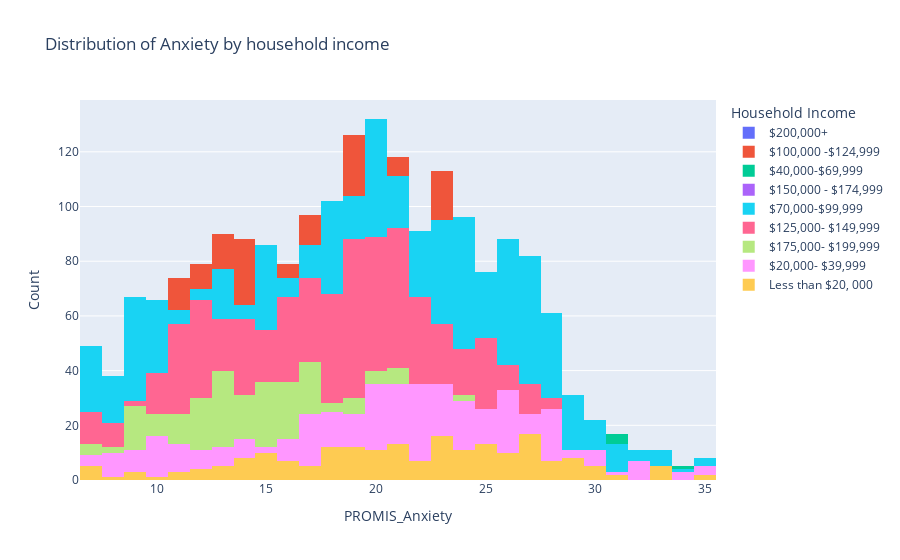

The cell this chart's notebook holds for it:
### Code cell
import plotly.express as px

# get unique categories of income
categories = mental_health["Household_Income"].unique()

for i in categories:
    df = mental_health[mental_health["Household_Income"] == i]
    fig = px.histogram(
        mental_health,
        x="PROMIS_Anxiety",
        color="Household_Income",
        title="Distribution of Anxiety by household income",
        hover_data=mental_health.columns,
    )


fig.update_layout(
    xaxis_title="PROMIS_Anxiety",
    yaxis_title="Count",
    legend_title="Household Income",
    barmode="overlay",  # overlay histogram fro better comparison.
)

fig.show()

### Figure 1 — Plotly figure (JSON) as saved in the notebook; plotly's stock layout.template omitted (floating-point values rounded to 4 significant figures; data arrays with more than 128 entries replaced by an {"elided": "..."} marker saying what was removed)
{"data": [{"bingroup": "x", "hovertemplate": "Household_Income=$200,000+<br>PROMIS_Anxiety=%{x}<br>count=%{y}<extra></extra>", "legendgroup": "$200,000+", "marker": {"color": "#636efa", "pattern": {"shape": ""}}, "name": "$200,000+", "orientation": "v", "showlegend": true, "type": "histogram", "x": {"elided": "1008 float values"}, "xaxis": "x", "yaxis": "y"}, {"bingroup": "x", "hovertemplate": "Household_Income=$100,000 -$124,999<br>PROMIS_Anxiety=%{x}<br>count=%{y}<extra></extra>", "legendgroup": "$100,000 -$124,999", "marker": {"color": "#EF553B", "pattern": {"shape": ""}}, "name": "$100,000 -$124,999", "orientation": "v", "showlegend": true, "type": "histogram", "x": {"elided": "1956 float values"}, "xaxis": "x", "yaxis": "y"}, {"bingroup": "x", "hovertemplate": "Household_Income=$40,000-$69,999<br>PROMIS_Anxiety=%{x}<br>count=%{y}<extra></extra>", "legendgroup": "$40,000-$69,999", "marker": {"color": "#00cc96", "pattern": {"shape": ""}}, "name": "$40,000-$69,999", "orientation": "v", "showlegend": true, "type": "histogram", "x": {"elided": "1433 float values"}, "xaxis": "x", "yaxis": "y"}, {"bingroup": "x", "hovertemplate": "Household_Income=$150,000 - $174,999<br>PROMIS_Anxiety=%{x}<br>count=%{y}<extra></extra>", "legendgroup": "$150,000 - $174,999", "marker": {"color": "#ab63fa", "pattern": {"shape": ""}}, "name": "$150,000 - $174,999", "orientation": "v", "showlegend": true, "type": "histogram", "x": {"elided": "1139 float values"}, "xaxis": "x", "yaxis": "y"}, {"bingroup": "x", "hovertemplate": "Household_Income=$70,000-$99,999<br>PROMIS_Anxiety=%{x}<br>count=%{y}<extra></extra>", "legendgroup": "$70,000-$99,999", "marker": {"color": "#19d3f3", "pattern": {"shape": ""}}, "name": "$70,000-$99,999", "orientation": "v", "showlegend": true, "type": "histogram", "x": {"elided": "2094 float values"}, "xaxis": "x", "yaxis": "y"}, {"bingroup": "x", "hovertemplate": "Household_Income=$125,000- $149,999<br>PROMIS_Anxiety=%{x}<br>count=%{y}<extra></extra>", "legendgroup": "$125,000- $149,999", "marker": {"color": "#FF6692", "pattern": {"shape": ""}}, "name": "$125,000- $149,999", "orientation": "v", "showlegend": true, "type": "histogram", "x": {"elided": "1365 float values"}, "xaxis": "x", "yaxis": "y"}, {"bingroup": "x", "hovertemplate": "Household_Income=$175,000- $199,999<br>PROMIS_Anxiety=%{x}<br>count=%{y}<extra></extra>", "legendgroup": "$175,000- $199,999", "marker": {"color": "#B6E880", "pattern": {"shape": ""}}, "name": "$175,000- $199,999", "orientation": "v", "showlegend": true, "type": "histogram", "x": {"elided": "655 float values"}, "xaxis": "x", "yaxis": "y"}, {"bingroup": "x", "hovertemplate": "Household_Income=$20,000- $39,999<br>PROMIS_Anxiety=%{x}<br>count=%{y}<extra></extra>", "legendgroup": "$20,000- $39,999", "marker": {"color": "#FF97FF", "pattern": {"shape": ""}}, "name": "$20,000- $39,999", "orientation": "v", "showlegend": true, "type": "histogram", "x": {"elided": "611 float values"}, "xaxis": "x", "yaxis": "y"}, {"bingroup": "x", "hovertemplate": "Household_Income=Less than $20, 000<br>PROMIS_Anxiety=%{x}<br>count=%{y}<extra></extra>", "legendgroup": "Less than $20, 000", "marker": {"color": "#FECB52", "pattern": {"shape": ""}}, "name": "Less than $20, 000", "orientation": "v", "showlegend": true, "type": "histogram", "x": {"elided": "260 float values"}, "xaxis": "x", "yaxis": "y"}], "layout": {"barmode": "overlay", "legend": {"title": {"text": "Household Income"}, "tracegroupgap": 0}, "title": {"text": "Distribution of Anxiety by household income"}, "xaxis": {"anchor": "y", "domain": [0, 1], "title": {"text": "PROMIS_Anxiety"}}, "yaxis": {"anchor": "x", "domain": [0, 1], "title": {"text": "Count"}}}}
